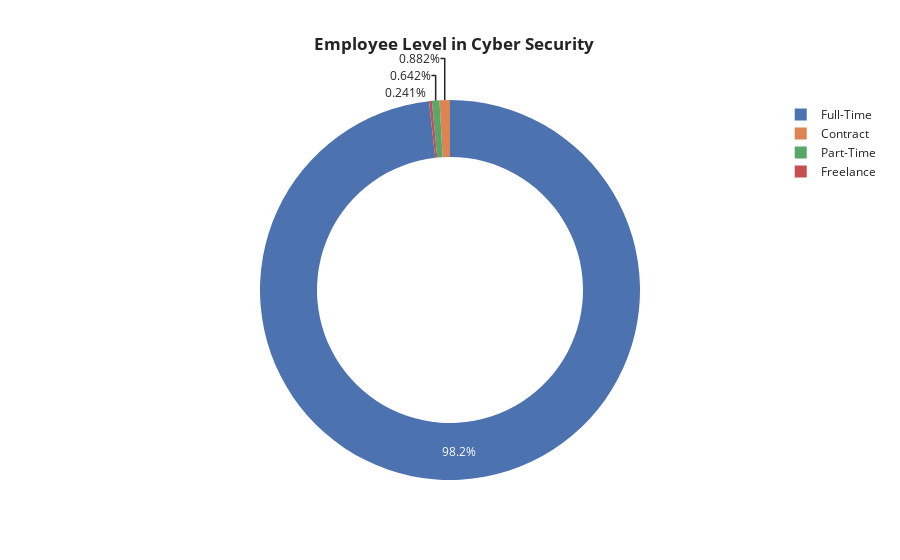

Here is the notebook cell this chart was saved with:
### Code cell
fig=px.pie(df.groupby('employment_type',as_index=False)['salary_in_usd'].count().sort_values(by='salary_in_usd',ascending=False).head(10),names='employment_type',values='salary_in_usd',color='employment_type',hole=0.7,labels={'employment_type':'Employment level','salary_in_usd':'count'},template='seaborn',title='<b>  Employee Level in Cyber Security')
fig.update_layout(title_x=0.5)

### Figure 1 — Plotly figure (JSON) as saved in the notebook; plotly's stock layout.template omitted (floating-point values rounded to 4 significant figures)
{"data": [{"customdata": [["Full-Time"], ["Contract"], ["Part-Time"], ["Freelance"]], "domain": {"x": [0, 1], "y": [0, 1]}, "hole": 0.7, "hovertemplate": "Employment level=%{customdata[0]}<br>count=%{value}<extra></extra>", "labels": ["Full-Time", "Contract", "Part-Time", "Freelance"], "legendgroup": "", "marker": {"colors": ["rgb(76,114,176)", "rgb(221,132,82)", "rgb(85,168,104)", "rgb(196,78,82)"]}, "name": "", "showlegend": true, "type": "pie", "values": [1225, 11, 8, 3]}], "layout": {"legend": {"tracegroupgap": 0}, "title": {"text": "<b>  Employee Level in Cyber Security", "x": 0.5}}}
